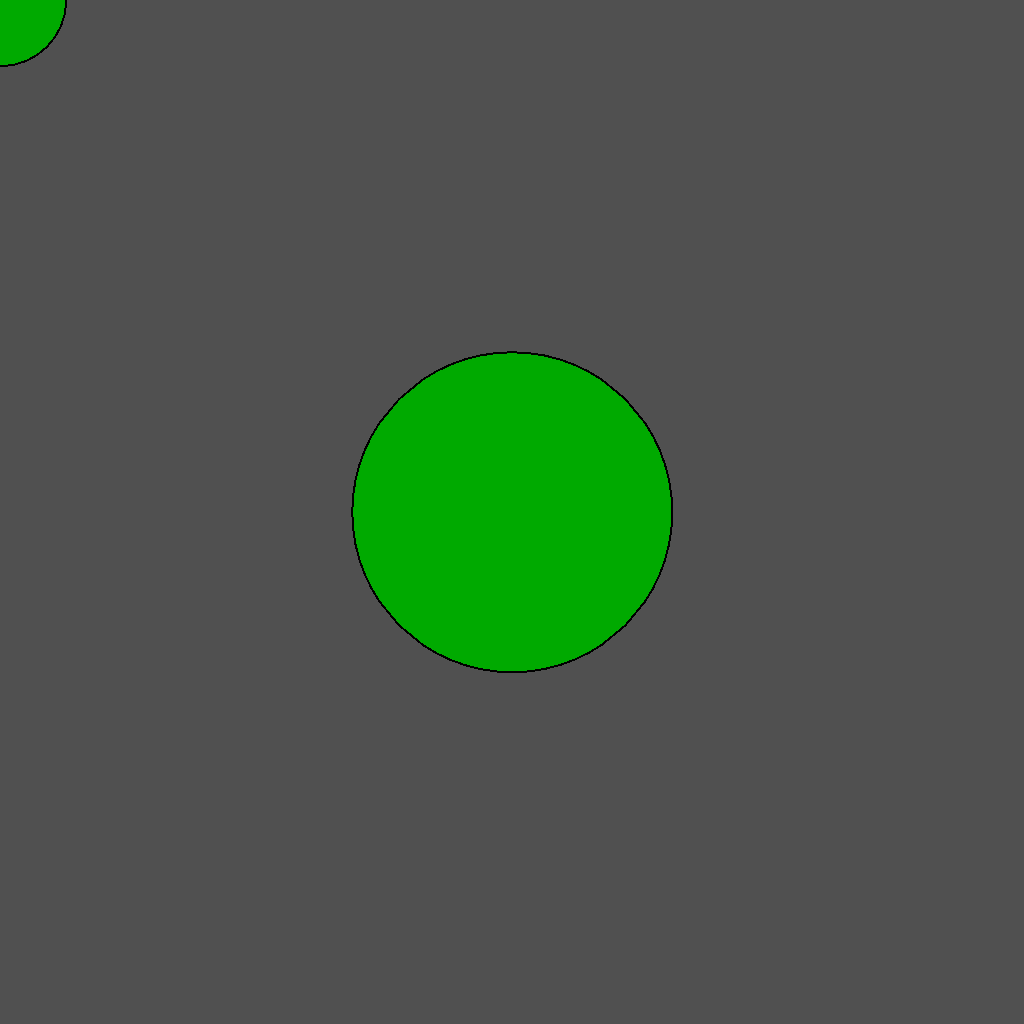
Frame 1 (no input)
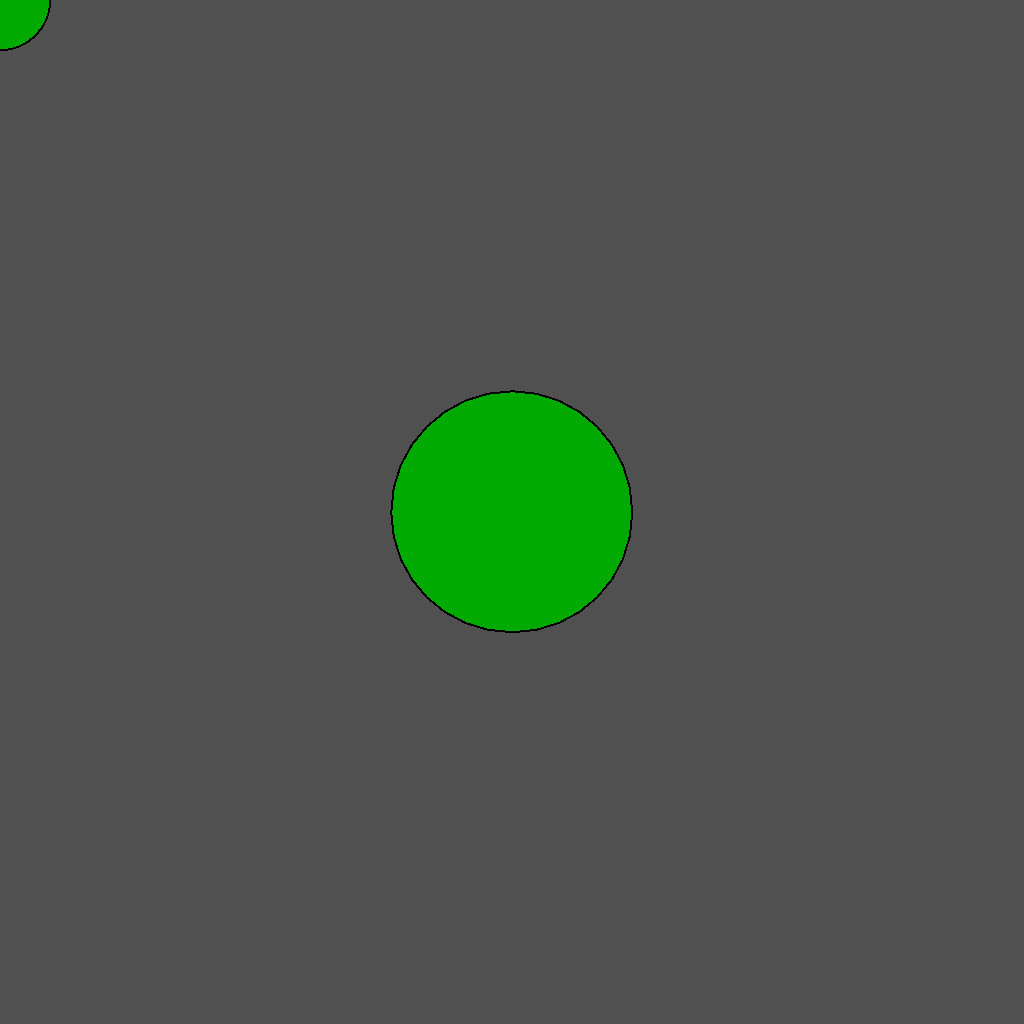
Frame 60 (the mouse pressed at the canvas centre just before this capture)
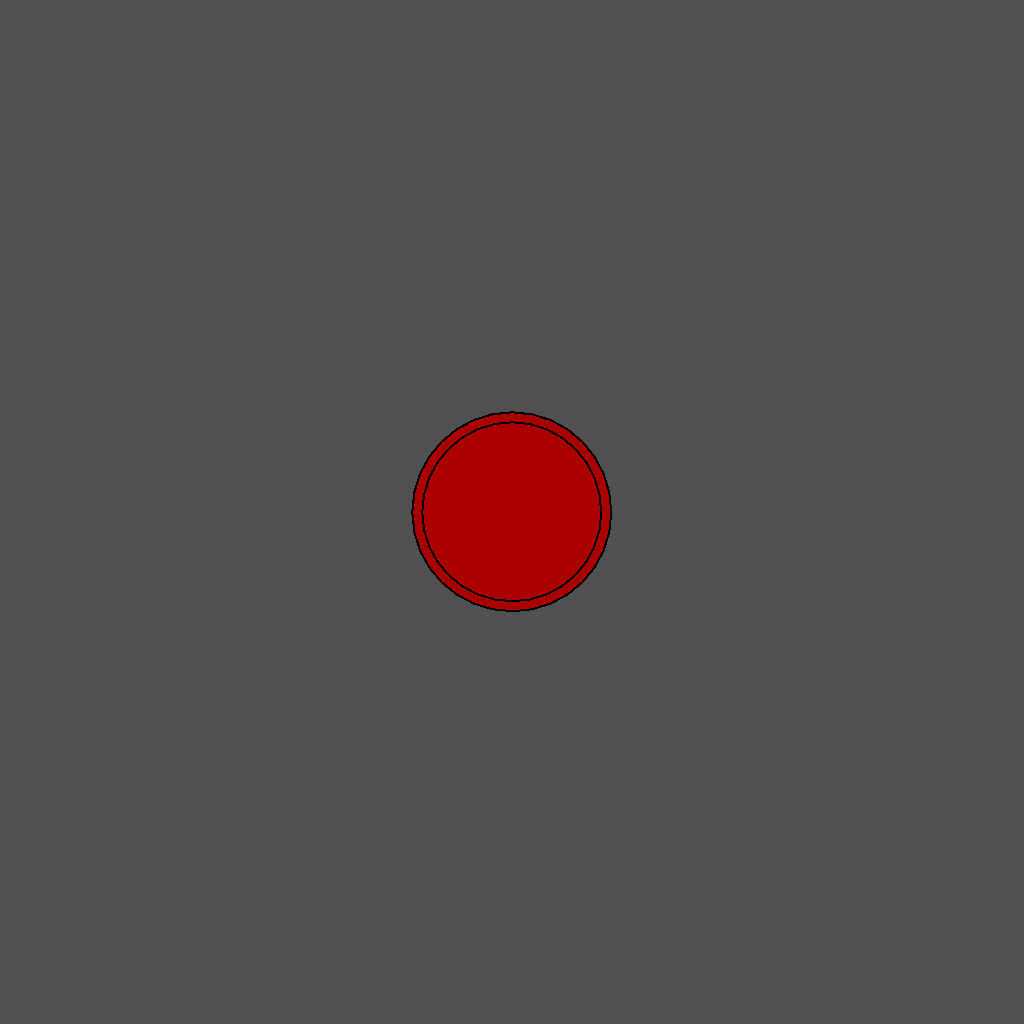
Frame 120 (the mouse held since frame 60 and released just before this capture)

The Processing sketch that drew these frames (run headless with seeded random() and noise(); from frame 60 on, the mouse is pressed at the canvas centre):

// Processing sketch: lecture_241016b_collisionCircle
// ── lecture_241016b_collisionCircle.pde
void setup(){
  size(1024, 1024);
  
  strokeWeight(2);
  noSmooth();
}

void draw(){
  background(80);
  float circleRadius = 128 + cos(frameCount*0.03)*32;
  float mouseRadius = 64 + sin(frameCount*0.06)*32;
  float mouseDistance = dist(mouseX, mouseY, width/2, height/2); //tktk
  
  boolean colliding = mouseDistance < circleRadius + mouseRadius;
  
  print("\nthe circles are ");
  
  if(colliding){
    print("colliding!");
    fill(#aa0000); // set fill to red
  } else {
    print("not colliding!");
    fill(#00aa00); // green
  }
  
  circle(width/2, height/2, circleRadius * 2);
  circle(mouseX, mouseY, mouseRadius * 2);
}
